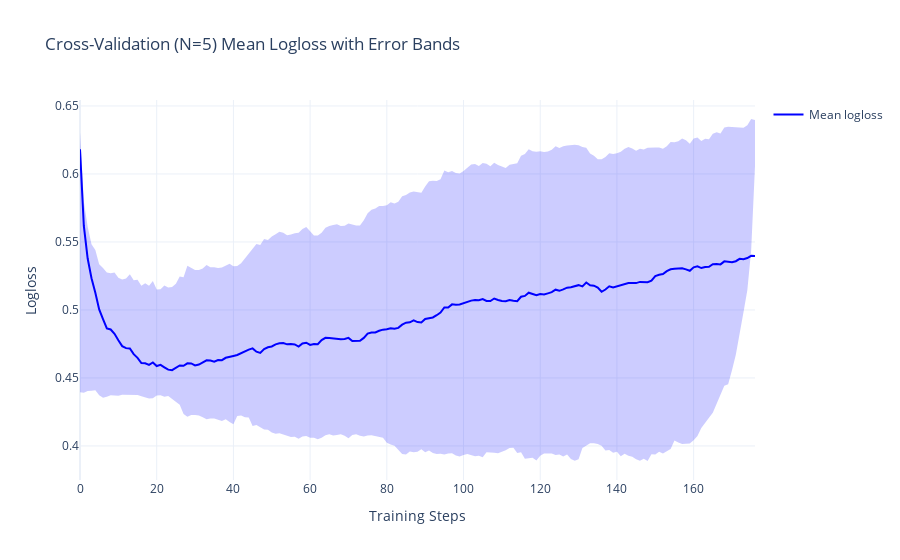

The notebook cell this image was saved under:
### Code cell
import plotly.graph_objects as go

# Create figure
fig = go.Figure()

# Add mean performance line
fig.add_trace(
    go.Scatter(
        x=cv_results["iterations"], y=cv_results["test-Logloss-mean"], mode="lines", name="Mean logloss", line=dict(color="blue")
    )
)

# Add shaded error region
fig.add_trace(
    go.Scatter(
        x=pd.concat([cv_results["iterations"], cv_results["iterations"][::-1]]),
        y=pd.concat([cv_results["test-Logloss-mean"]+cv_results["test-Logloss-std"], 
                     cv_results["test-Logloss-mean"]-cv_results["test-Logloss-std"]]),
        fill="toself", 
        fillcolor="rgba(0, 0, 255, 0.2)",
        line=dict(color="rgba(255, 255, 255, 0)"),
        showlegend=False
    )
)

# Customize layout
fig.update_layout(
    title="Cross-Validation (N=5) Mean Logloss with Error Bands",
    xaxis_title="Training Steps",
    yaxis_title="Logloss",
    template="plotly_white"
)

fig.show()

fig.write_image(outfolder / "test_logloss_v2.png")

### Figure 1 — Plotly figure (JSON) as saved in the notebook; plotly's stock layout.template omitted (floating-point values rounded to 4 significant figures; data arrays with more than 128 entries replaced by an {"elided": "..."} marker saying what was removed)
{"data": [{"line": {"color": "blue"}, "mode": "lines", "name": "Mean logloss", "type": "scatter", "x": {"elided": "177 int values"}, "y": {"elided": "177 float values"}}, {"fill": "toself", "fillcolor": "rgba(0, 0, 255, 0.2)", "line": {"color": "rgba(255, 255, 255, 0)"}, "showlegend": false, "type": "scatter", "x": {"elided": "354 int values"}, "y": {"elided": "354 float values"}}], "layout": {"title": {"text": "Cross-Validation (N=5) Mean Logloss with Error Bands"}, "xaxis": {"title": {"text": "Training Steps"}}, "yaxis": {"title": {"text": "Logloss"}}}}
